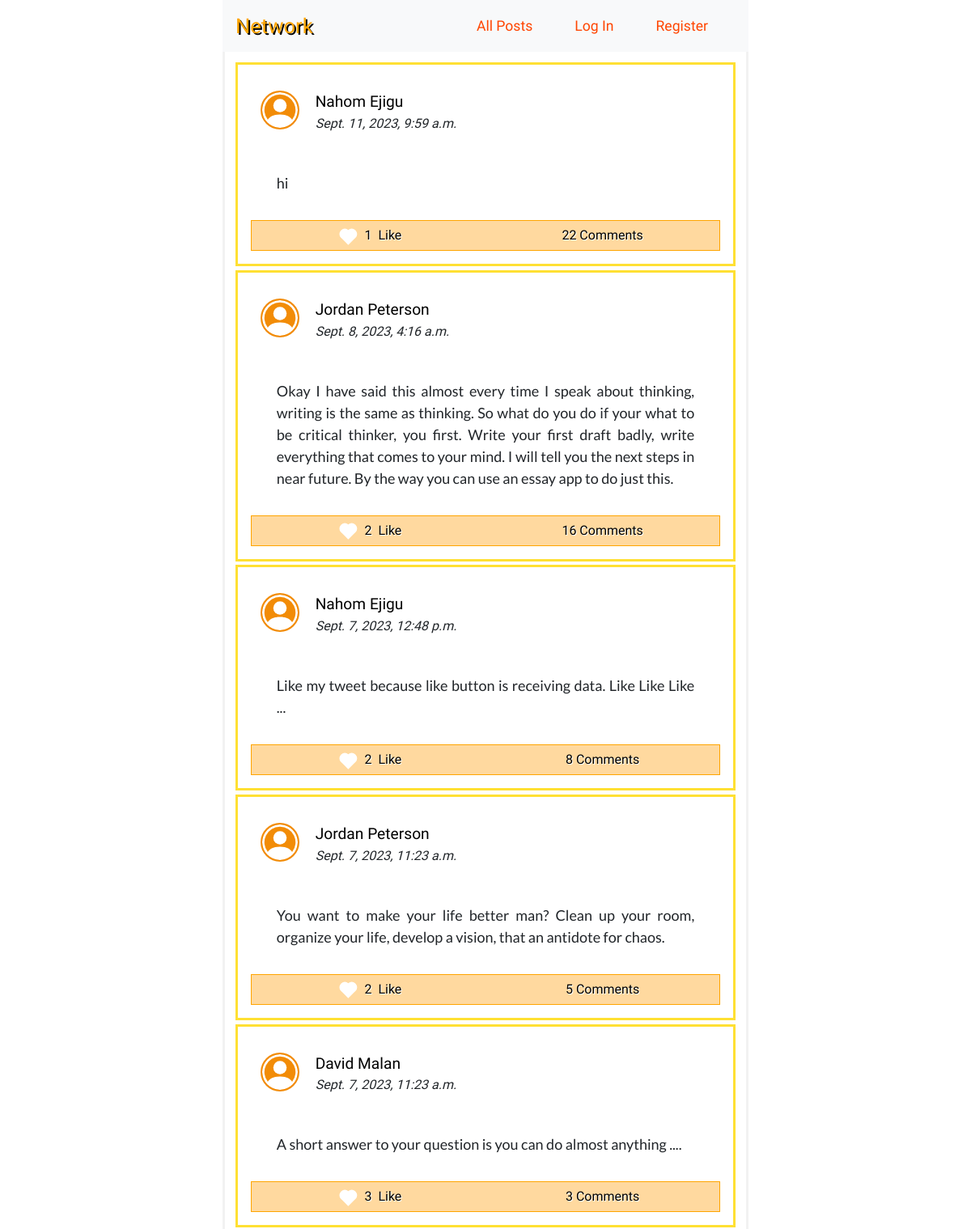
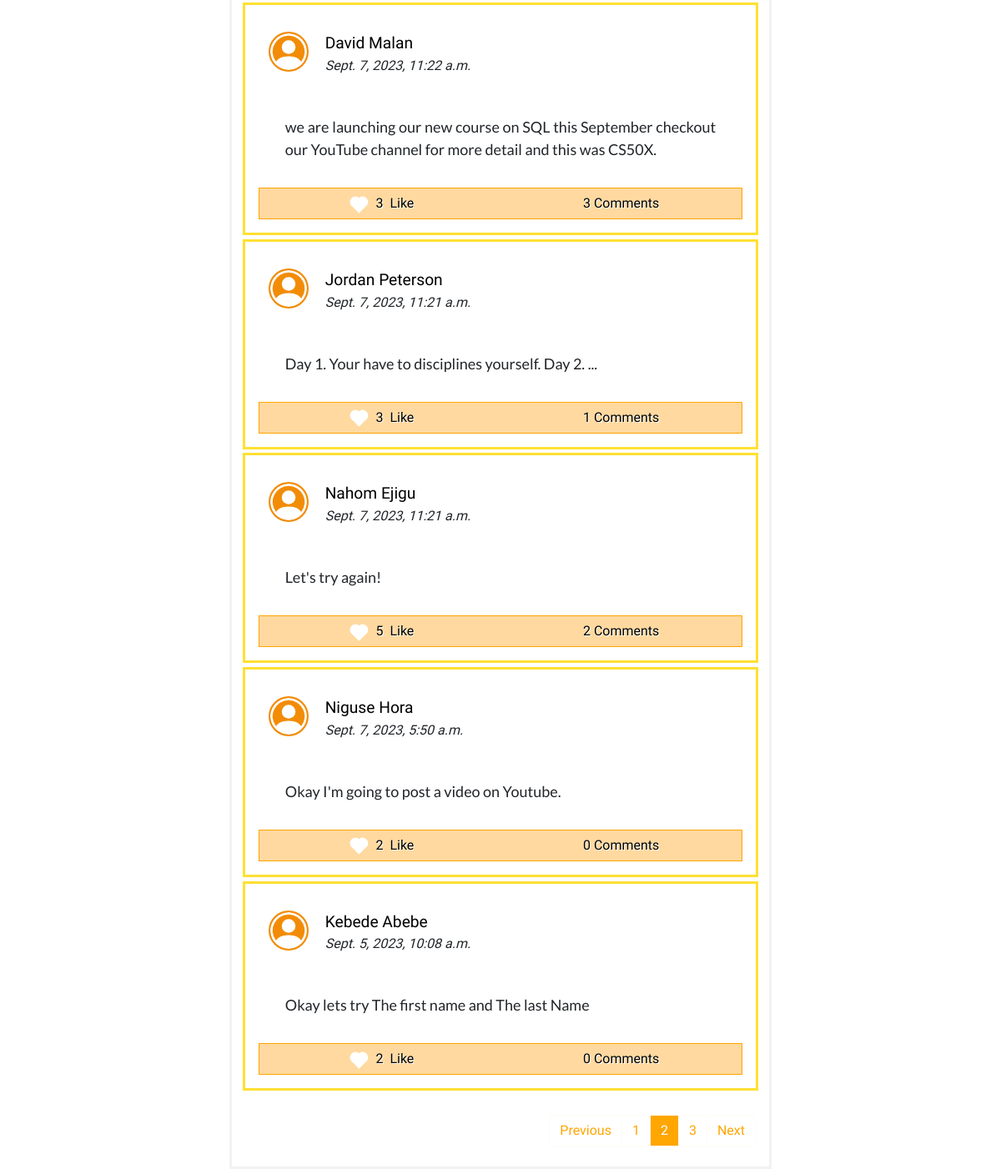
Screenshot of /?page=2 with the database file from the repository (2 pictures, top to bottom).
### network/models.py (models this page shows)
class Post(models.Model):
    user = models.ForeignKey(User, on_delete=models.CASCADE, related_name='poster')
    post = models.TextField()
    date = models.DateTimeField(auto_now_add=True)
    like = models.ManyToManyField(User, blank=True, related_name='like')
    views = models.IntegerField(default=0)
    comment = models.ManyToManyField(Comment, blank=True, related_name="post")

class User(AbstractUser):
    following = models.ManyToManyField("self", blank=True)
    followers = models.ManyToManyField("self", blank=True)

### network/views.py (the view)
# urls.py: path("", views.index, name="index"),
def index(request):
    p = Paginator(Post.objects.all().order_by('-date'), 10)
    page = request.GET.get("page")
    posts = p.get_page(page)
    return render(request, "network/index.html", {
        "new_post": NewPost(),
        "posts": posts,
    })

### network/templates/network/index.html (shortened to what this page needs)
{% extends "network/layout.html" %}

### network/templates/network/layout.html (shortened to what this page needs)
{% load static %}
<!DOCTYPE html>
<html lang="en">
    <head>
        <link href="https://cdn.jsdelivr.net/npm/bootstrap@5.3.1/dist/css/bootstrap.min.css" rel="stylesheet">
        <link rel="stylesheet" href="https://stackpath.bootstrapcdn.com/bootstrap/4.4.1/css/bootstrap.min.css">
        <link href="{% static 'network/styles.css' %}" rel="stylesheet">
    </head>
    <body>
        <div class="network" >
        <nav class="navbar navbar-expand-lg navbar-light bg-light">
            <a class="navbar-brand" href="{% url 'index' %}">Network</a>
            <ul class="navbar-nav mr-auto nav-bar-network">
            <li class="nav-item">
              <a class="nav-link" href="{% url 'index' %}">All Posts</a>
            </li>
            {% if user.is_authenticated %}
                <li class="nav-item following">
                    <a class="nav-link" href="{% url 'following' %}">Following</a>
                </li>
                <li class="nav-item">
                    <a class="nav-link" href="{% url 'logout' %}">Log Out</a>
                </li>
            {% else %}
                <li class="nav-item">
                    <a class="nav-link" href="{% url 'login' %}">Log In</a>
                </li>
                <li class="nav-item">
                    <a class="nav-link" href="{% url 'register' %}">Register</a>
                </li>
            {% endif %}
          </ul>
        </nav>
        </div>
        <div class="body">
        <div class="main">
        <div class="middle-everything">
        {% for post in posts %}
        <div class="posts">
            <div class="username">
                <div class="user-icon">
                </div>
                <div class="user-username">
                    <a  href="{% url 'profile_page' post.user %}" class="hyper-link-user">{{ post.user.first_name }} {{ post.user.last_name }} </a>
                    <div><i>{{ post.date  }}</i> </div>
                </div>
            </div>
            <div class="post-content">
                {{ post.post }}
            </div>
            <div class="post-info">
                <div>
                    <div class="span-like">
                        {% if user in post.like.all %}
                            <div class="liked heart" data-post_id="{{post.id}}" data-liked="True" class="not-liked like" > </div>
                        {% else %}
                            <div class="not-liked heart" data-post_id="{{post.id}}" data-liked="False" class="not-liked like">  </div>
                        {% endif %}
                    </div> &nbsp;<span data-post_id="{{post.id}}" class="like-number numbers"> {{ post.like.all.count }} </span> &nbsp;
                    Like
                </div>
                <div class="comments"> <span class="numbers"> {{ post.comment.all.count }}</span>&nbsp;Comments</div>
            </div>
        </div>
        {% endfor %}
        <br>
        {% if posts.paginator.num_pages > 1  %}
        <nav aria-label="..">
            <ul class="pagination justify-content-end">
            {% if posts.has_previous%}
                <li class="page-item ">
                <a class="page-link" href="?page={{ posts.previous_page_number }}" tabindex="-1" aria-disabled="true">Previous</a>
                </li>
            {% else %}
            <li class="page-item disabled">
                <a class="page-link" href="#" tabindex="-1" aria-disabled="true">Previous</a>
                </li>
            {% endif %}
            {% for  page in posts.paginator.page_range %}
                {% if page == posts.number %}
                <li class="page-item active">
                    <a id="active" class="page-link" href="?page={{ page }}"> {{page}} </a>
                </li>
                {% elif page > posts.number|add:'-3' and page < posts.number|add:'3' %}
                <li class="page-item"><a class="page-link" href="?page={{ page }}">{{ page }}</a></li>
                {% endif %}
            {% endfor %}
                {% if posts.has_next %}
                <li class="page-item ">
                <a class="page-link" href="?page={{ posts.next_page_number }}">Next</a>
                </li>
                {% else %}
                <li class="page-item disabled">
                <a class="page-link" href="#">Next</a>
                </li>
                {% endif %}
            </ul>
            </nav>
            {% endif %}
        </div>
        </div>
        </div>
    </body>
</html>

### network/static/network/styles.css (style rules this page uses)
:root { --bg-button: rgba(255, 166, 0, 0.75); --bg-button-hover: rgb(255, 166, 0); --bg-post-hover: rgb(255, 252, 245); }
body { margin: 0; font-family: 'Gabarito', cursive; }
.middle-everything { width: 100%; }
.span-like { border: .001rem solid transparent; display: flex; justify-content: center; align-items: center; width: 2rem; height: 1rem; padding: 17px 1px 13px 1px; margin: 0; position: relative; border-radius: 50%; cursor: pointer; }
.heart { width: .8rem; height: .8rem; background-color: white; position: absolute; transform: rotate(45deg); }
.heart::before { content: ""; width: inherit; height: inherit; background-color: inherit; position: absolute; right: 0%; bottom: 50%; border-radius: 50%; }
.heart::after { content: ""; width: inherit; height: inherit; background-color: inherit ; position: absolute; border-radius: 50%; bottom: 0%; left: -50%; }
.not-liked { background-color: white; }
.pagination { margin-right: .5rem; }
.page-link { background-color: white; color: var(--bg-button-hover); border-color: var(--bg-post-hover) !important; }
.active > #active { background-color: var(--bg-button); border-color: var(--bg-post-hover); }
.active > #active { background-color: var(--bg-button-hover); }
@media only screen and (min-width: 600px) { .network { justify-content: center; position: sticky; z-index: 333; top: 0; right: 0; margin: 0; width: auto; margin: auto; min-width: 600px; max-width: 650px; } }
@media only screen and (min-width: 600px) { .navbar > a { color: orange !important; text-shadow: 2px 2px black; font-size: 1.6rem; } }
@media only screen and (min-width: 600px) { .nav-bar-network > li > a { color: orangered !important; font-size: 1.1rem; } }
@media only screen and (min-width: 600px) { .nav-bar-network > li { border: 2px solid transparent; padding: 0 .5rem; } }
@media only screen and (min-width: 600px) { .navbar { display: flex; justify-content: space-between; } }
@media only screen and (min-width: 600px) { .navbar > * { margin: 0 !important; } }
@media only screen and (min-width: 600px) { .nav-bar-network { display: grid; grid-template-columns: auto auto auto auto ; column-gap: 1rem; } }
@media only screen and (min-width: 600px) { .main { display: flex; justify-content: center; align-items: center; width: 100%; } }
@media only screen and (min-width: 600px) { .middle-everything { max-width: 650px; padding: .5rem; border: .2rem solid #f2f2f2; border-top: none; } }
@media only screen and (min-width: 600px) { .user-icon { width: 5rem; padding: 1rem 0.5rem; } }
@media only screen and (min-width: 600px) { .user-icon > svg { width: 3rem; } }
@media only screen and (min-width: 600px) { .posts { border: 0.2rem solid rgba(255, 217, 0, 0.8); padding: 1rem; margin: 0.3rem; } }
@media only screen and (min-width: 600px) { .user-username { width: 100%; padding: 1rem .5rem; } }
@media only screen and (min-width: 600px) { .post-content { padding: 2rem; text-align: justify; font-family: 'Lato', sans-serif; font-size: 18px; } }
.user-icon { display: flex; justify-content: center; }
.user-icon > svg { color: rgb(255, 255, 255); padding: 2px; background-color: rgb(242, 140, 7); border-radius: 50%; height: fit-content; text-align: center; }
.username { display: flex; position: relative; }
.hyper-link-user { text-decoration: none; color: black; font-weight: 500; font-size: 1.2rem; }
.post-info { display: flex; justify-content: space-evenly; border: 1px solid orange; background-color: rgb(255, 217, 159); font-family: 'Gabarito', cursive; }
.post-info > div { display: flex; justify-content: center; align-items: center ; text-align: center; border: 2px solid transparent; color: black; width: 100%; text-shadow: 1px 1px white; }

### rows the page displays
Post: user.first_name "Nahom", user.last_name "Ejigu", date "Sept. 11, 2023, 9:59 a.m.", post "hi", like.all.count "1", comment.all.count "22"
Post: user.first_name "Jordan", user.last_name "Peterson", date "Sept. 8, 2023, 4:16 a.m.", post "Okay I have said this almost every time I speak about thinking, writing is the same as thinking. So what do you do if your what to be critical thinker, you first. Write your first draft badly, write everything that comes to your mind. I will tell you the next steps in near future. By the way you can use an essay app to do just this.", like.all.count "2", comment.all.count "16"
Post: user.first_name "Nahom", user.last_name "Ejigu", date "Sept. 7, 2023, 12:48 p.m.", post "Like my tweet because like button is receiving data. Like Like Like ...", like.all.count "2", comment.all.count "8"
Post: user.first_name "Jordan", user.last_name "Peterson", date "Sept. 7, 2023, 11:23 a.m.", post "You want to make your life better man? Clean up your room, organize your life, develop a vision, that an antidote for chaos.", like.all.count "2", comment.all.count "5"
Post: user.first_name "David", user.last_name "Malan", date "Sept. 7, 2023, 11:23 a.m.", post "A short answer to your question is you can do almost anything ....", like.all.count "3", comment.all.count "3"
Post: user.first_name "David", user.last_name "Malan", date "Sept. 7, 2023, 11:22 a.m.", post "we are launching our new course on SQL this September checkout our YouTube channel for more detail and this was CS50X.", like.all.count "3", comment.all.count "3"
Post: user.first_name "Jordan", user.last_name "Peterson", date "Sept. 7, 2023, 11:21 a.m.", post "Day 1. Your have to disciplines yourself. Day 2. ...", like.all.count "3", comment.all.count "1"
Post: user.first_name "Nahom", user.last_name "Ejigu", date "Sept. 7, 2023, 11:21 a.m.", post "Let's try again!", like.all.count "5", comment.all.count "2"
Post: user.first_name "Niguse", user.last_name "Hora", date "Sept. 7, 2023, 5:50 a.m.", post "Okay I'm going to post a video on Youtube.", like.all.count "2", comment.all.count "0"
Post: user.first_name "Kebede", user.last_name "Abebe", date "Sept. 5, 2023, 10:08 a.m.", post "Okay lets try The first name and The last Name", like.all.count "2", comment.all.count "0"

### other values shown
{{ page }} "1" "3"
{{ page }} "2"
